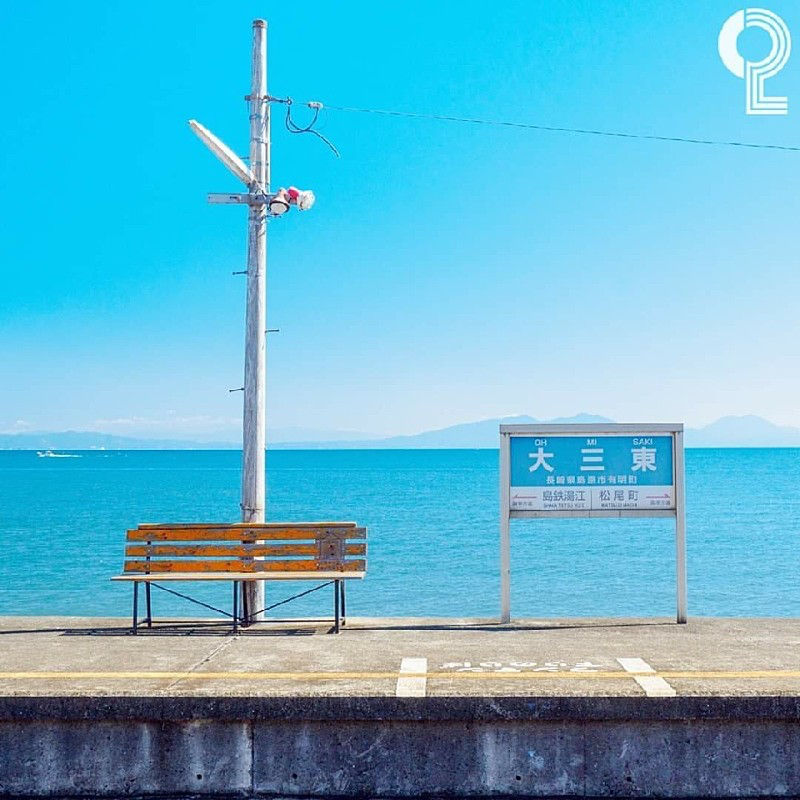
#> input picture Chapters_and_Tutorials/ocean2.jpg, 800 x 800 px
$ jupyter execute ch1.5.2.ipynb
#> lines starting #> are read from the running program, lines starting #| are printed output that depends on the picture
[cell 1]
import cv2
import numpy as np
from matplotlib import pyplot as plt


filename = 'ocean2.jpg'
img = cv2.imread(filename)
#> img is the input picture: shape (800, 800, 3); mean B, G, R 208, 181.3, 97.5

gray = cv2.cvtColor(img,cv2.COLOR_BGR2GRAY)
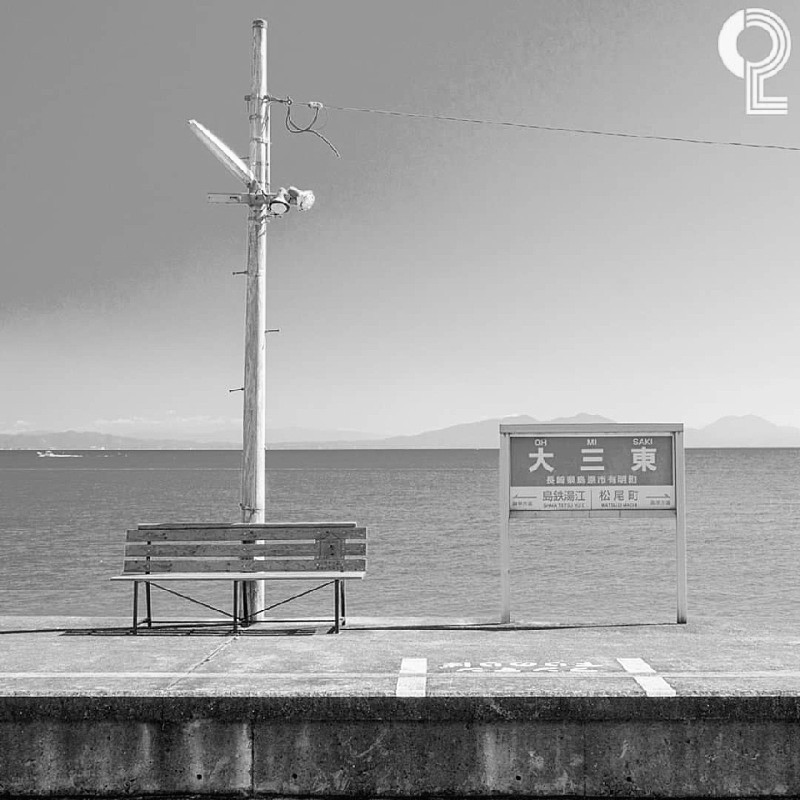
#> gray: shape (800, 800); min 0, max 255, mean 159.3
gray = np.float32(gray)
dst = cv2.cornerHarris(gray,2,3,0.04)
def nothing(x):
    pass


cv2.namedWindow('image')
cv2.createTrackbar('threshold', 'image', 10, 1000, nothing)
while(1):
    k = cv2.waitKey(1) & 0xFF
#> (key Esc is pressed here)
    if k == 27:
        break
    threshold = cv2.getTrackbarPos('threshold', 'image')
    if(threshold <= 1):
        threshold=1
    img = cv2.imread(filename)
    img[dst>1./threshold*dst.max()]=[0,0,255]
    cv2.imshow('image',img)
cv2.destroyAllWindows()
